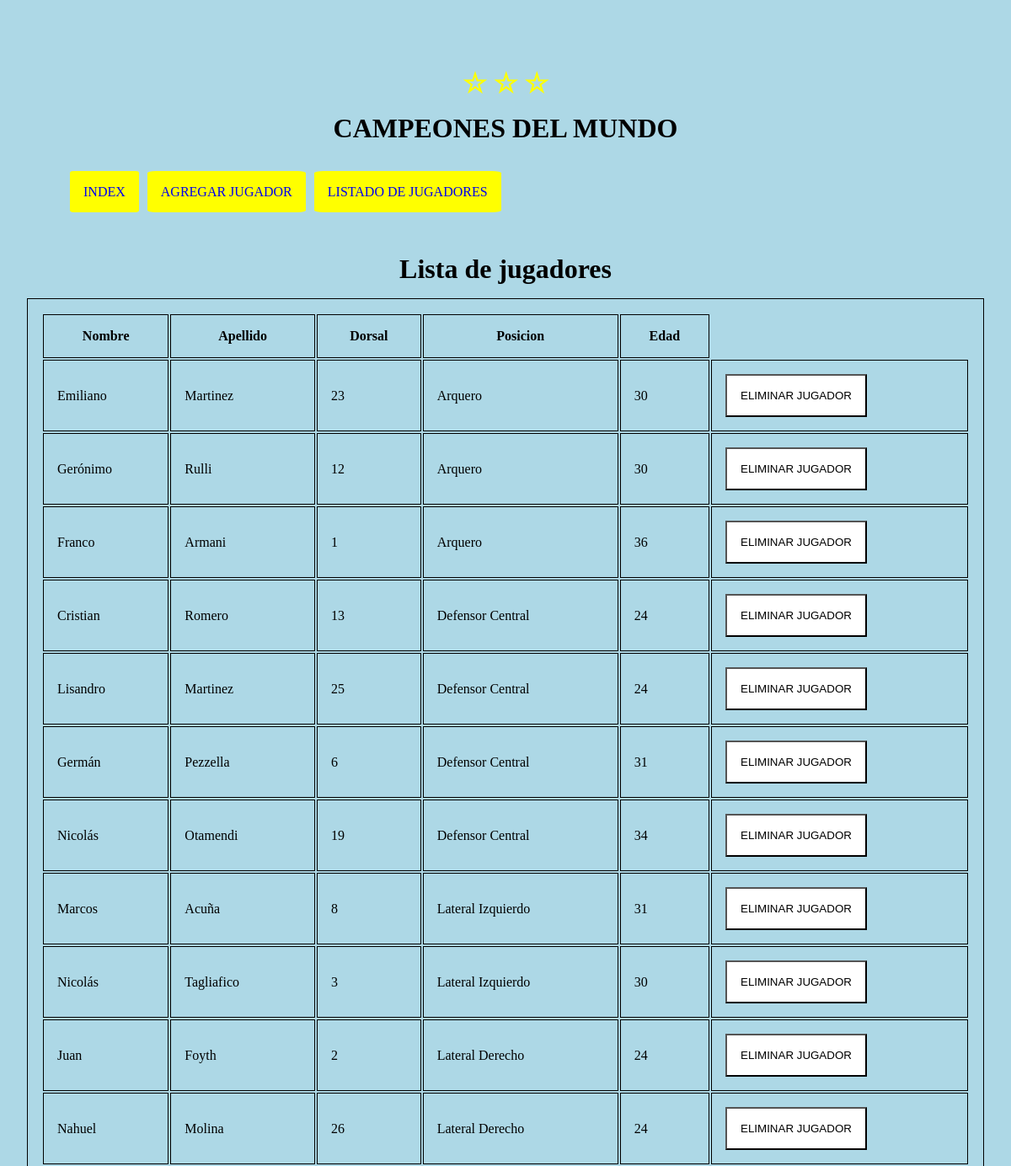
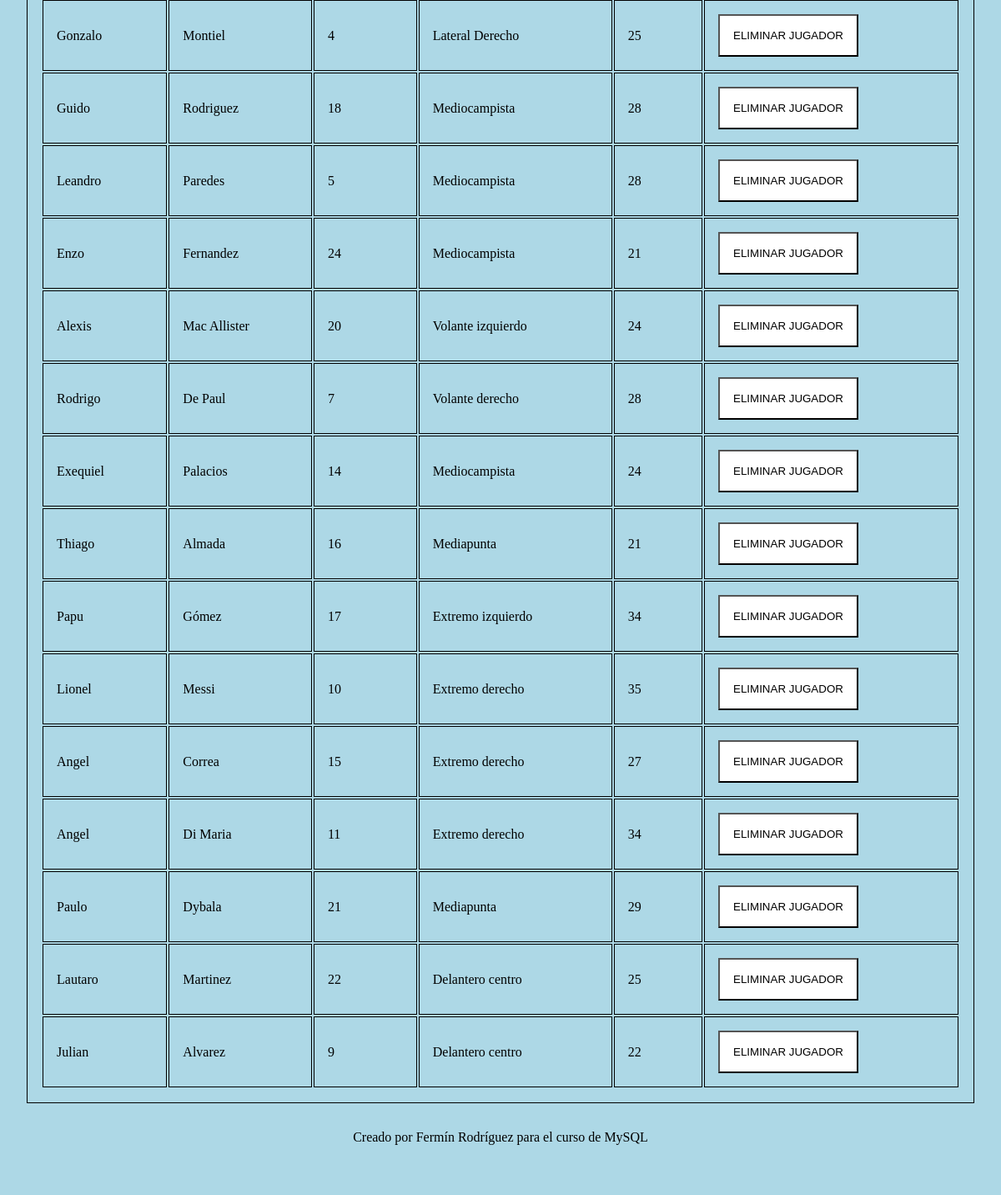
Screenshot of /listar_jugadores.php with the database file from the repository (2 pictures, top to bottom).
### tables this page shows
CREATE TABLE IF NOT EXISTS `jugadores` (
  `id_jugador` int NOT NULL AUTO_INCREMENT,
  `nombre` varchar(20) NOT NULL,
  `apellido` varchar(30) NOT NULL,
  `dorsal` tinyint DEFAULT NULL,
  `posicion` varchar(20) DEFAULT NULL,
  `edad` tinyint DEFAULT NULL,
  PRIMARY KEY (`id_jugador`)
);

### listar_jugadores.php (called while the page is built, shortened)
<?php
$conexion = mysqli_connect('localhost', 'root', '', 'curso_php_inicial') or exit ("No se pudo conectar");
$select = mysqli_query($conexion, "SELECT * FROM jugadores");
$jugadores = mysqli_fetch_all($select, MYSQLI_ASSOC);
foreach ($jugadores as $jugador) {
    $tmp['id_jugador'] = $jugador['id_jugador'];
    $tmp['nombre'] = $jugador['nombre'];
    $tmp['apellido'] = $jugador['apellido'];
    $tmp['dorsal'] = $jugador['dorsal'];
    $tmp['posicion'] = $jugador['posicion'];
    $tmp['edad'] = $jugador['edad'];
    $listaJugadores[] = $tmp;
}
require_once('/wamp64/www/curso_php_modulo_2_unidad_3/listar2.php');
?>

### listar2.php (the view, shortened to what this page needs)
<!DOCTYPE html>
<html lang="en">
<head>
    <link rel="stylesheet" href="estilos.css">
</head>
<body>
<?php include("header.php") ?>
<h2>Lista de jugadores</h2>
    <table>
        <tr>
        <th>Nombre    </th>
        <th>Apellido    </th>
        <th>Dorsal    </th>
        <th>Posicion    </th>
        <th>Edad    </th>
        </tr>
        <?php foreach ($listaJugadores as $tmp) {?>
            <tr>
            <form action="eliminar_jugadores.php" method="POST">
                <td><?php echo $tmp['nombre']?></td>
                <td><?php echo $tmp['apellido']?></td>
                <td><?php echo $tmp['dorsal']?><label for="dorsal"></label><input type="hidden" name="dorsal" class="jugador__input" value="<?php echo $tmp['dorsal']?>"></td>
                <td><?php echo $tmp['posicion']?></td>
                <td><?php echo $tmp['edad']?></td>
                <td> <input type="submit" class="boton" value="ELIMINAR JUGADOR"></td>
            </form>
            </tr>
            <?php } ?>
    </table>
<?php include("footer.php") ?>
</body>
</html>

### header.php
<link rel="stylesheet" href="estilos.css">
<header class="header">
    <h1> <div style="color:yellow">&#9734; &#9734; &#9734; </div>CAMPEONES DEL MUNDO</h1>
        <nav class="botonera_principal">
            <ul class="botonera_principal">
                <li> <a href="index.php">INDEX</a> </li>
                <li> <a href="agregar.php">AGREGAR JUGADOR</a> </li>
                <li> <a href="listar.php">LISTADO DE JUGADORES</a> </li>
            </ul>
        </nav>
</header>

### footer.php
<footer>
    <p>Creado por Fermín Rodríguez para el curso de MySQL</p>
</footer>

### estilos.css (style rules this page uses)
* { padding: 1rem; margin: 0%; }
h1, h2 { background-color: lightblue; text-align: center; }
h2 { margin:0%; font-size:xx-large; }
body { background-color: lightblue; }
footer { background-color: lightblue; text-align: center; }
p { background-color: lightblue; }
table, th, td { border: 1px solid; }
table { width: 100%; }
.boton { background-color: white; }
.botonera_principal li { display: inline; justify-content: center; padding-left: 3px; padding-right: 3px; }
a { text-decoration: solid; background-color: yellow; border-radius: 5%; }

### rows the page displays
jugadores: nombre "Emiliano", apellido "Martinez", dorsal "23", posicion "Arquero", edad "30"
jugadores: nombre "Gerónimo", apellido "Rulli", dorsal "12", posicion "Arquero", edad "30"
jugadores: nombre "Franco", apellido "Armani", dorsal "1", posicion "Arquero", edad "36"
jugadores: nombre "Cristian", apellido "Romero", dorsal "13", posicion "Defensor Central", edad "24"
jugadores: nombre "Lisandro", apellido "Martinez", dorsal "25", posicion "Defensor Central", edad "24"
jugadores: nombre "Germán", apellido "Pezzella", dorsal "6", posicion "Defensor Central", edad "31"
jugadores: nombre "Nicolás", apellido "Otamendi", dorsal "19", posicion "Defensor Central", edad "34"
jugadores: nombre "Marcos", apellido "Acuña", dorsal "8", posicion "Lateral Izquierdo", edad "31"
jugadores: nombre "Nicolás", apellido "Tagliafico", dorsal "3", posicion "Lateral Izquierdo", edad "30"
jugadores: nombre "Juan", apellido "Foyth", dorsal "2", posicion "Lateral Derecho", edad "24"
jugadores: nombre "Nahuel", apellido "Molina", dorsal "26", posicion "Lateral Derecho", edad "24"
jugadores: nombre "Gonzalo", apellido "Montiel", dorsal "4", posicion "Lateral Derecho", edad "25"
jugadores: nombre "Guido", apellido "Rodriguez", dorsal "18", posicion "Mediocampista", edad "28"
jugadores: nombre "Leandro", apellido "Paredes", dorsal "5", posicion "Mediocampista", edad "28"
jugadores: nombre "Enzo", apellido "Fernandez", dorsal "24", posicion "Mediocampista", edad "21"
jugadores: nombre "Alexis", apellido "Mac Allister", dorsal "20", posicion "Volante izquierdo", edad "24"
jugadores: nombre "Rodrigo", apellido "De Paul", dorsal "7", posicion "Volante derecho", edad "28"
jugadores: nombre "Exequiel", apellido "Palacios", dorsal "14", posicion "Mediocampista", edad "24"
jugadores: nombre "Thiago", apellido "Almada", dorsal "16", posicion "Mediapunta", edad "21"
jugadores: nombre "Papu", apellido "Gómez", dorsal "17", posicion "Extremo izquierdo", edad "34"
jugadores: nombre "Lionel", apellido "Messi", dorsal "10", posicion "Extremo derecho", edad "35"
jugadores: nombre "Angel", apellido "Correa", dorsal "15", posicion "Extremo derecho", edad "27"
jugadores: nombre "Angel", apellido "Di Maria", dorsal "11", posicion "Extremo derecho", edad "34"
jugadores: nombre "Paulo", apellido "Dybala", dorsal "21", posicion "Mediapunta", edad "29"
jugadores: nombre "Lautaro", apellido "Martinez", dorsal "22", posicion "Delantero centro", edad "25"
jugadores: nombre "Julian", apellido "Alvarez", dorsal "9", posicion "Delantero centro", edad "22"
